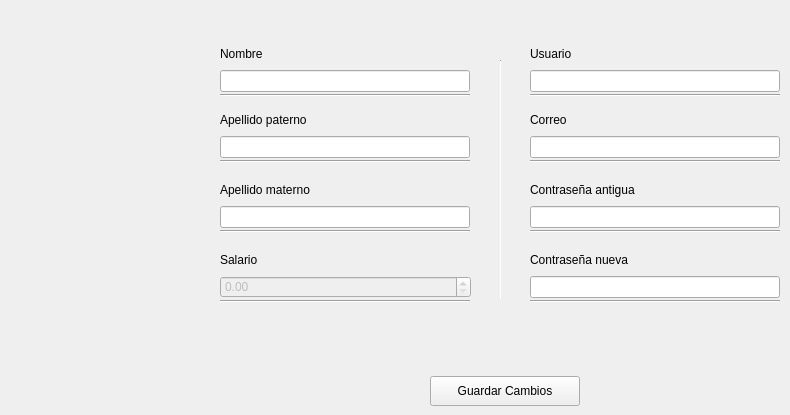
                      <widget class="QWidget" name="datos_personales">
                       <widget class="Line" name="line_70">
                        <property name="geometry">
                         <rect>
                          <x>220</x>
                          <y>94</y>
                          <width>250</width>
                          <height>2</height>
                         </rect>
                        </property>
                        <property name="orientation">
                         <enum>Qt::Horizontal</enum>
                        </property>
                       </widget>
                       <widget class="QLabel" name="label_64">
                        <property name="geometry">
                         <rect>
                          <x>220</x>
                          <y>44</y>
                          <width>241</width>
                          <height>20</height>
                         </rect>
                        </property>
                        <property name="text">
                         <string>Nombre</string>
                        </property>
                       </widget>
                       <widget class="QLineEdit" name="administrador_ver_nombre">
                        <property name="geometry">
                         <rect>
                          <x>220</x>
                          <y>70</y>
                          <width>250</width>
                          <height>22</height>
                         </rect>
                        </property>
                        <property name="text">
                         <string/>
                        </property>
                       </widget>
                       <widget class="QLabel" name="label_65">
                        <property name="geometry">
                         <rect>
                          <x>220</x>
                          <y>110</y>
                          <width>241</width>
                          <height>20</height>
                         </rect>
                        </property>
                        <property name="text">
                         <string>Apellido paterno</string>
                        </property>
                       </widget>
                       <widget class="Line" name="line_71">
                        <property name="geometry">
                         <rect>
                          <x>220</x>
                          <y>160</y>
                          <width>250</width>
                          <height>2</height>
                         </rect>
                        </property>
                        <property name="orientation">
                         <enum>Qt::Horizontal</enum>
                        </property>
                       </widget>
                       <widget class="QLineEdit" name="administrador_ver_apellido_p">
                        <property name="geometry">
                         <rect>
                          <x>220</x>
                          <y>136</y>
                          <width>250</width>
                          <height>22</height>
                         </rect>
                        </property>
                        <property name="text">
                         <string/>
                        </property>
                       </widget>
                       <widget class="QLabel" name="label_66">
                        <property name="geometry">
                         <rect>
                          <x>220</x>
                          <y>180</y>
                          <width>241</width>
                          <height>20</height>
                         </rect>
                        </property>
                        <property name="text">
                         <string>Apellido materno</string>
                        </property>
                       </widget>
                       <widget class="Line" name="line_72">
                        <property name="geometry">
                         <rect>
                          <x>220</x>
                          <y>230</y>
                          <width>250</width>
                          <height>2</height>
                         </rect>
                        </property>
                        <property name="orientation">
                         <enum>Qt::Horizontal</enum>
                        </property>
                       </widget>
                       <widget class="QLineEdit" name="administrador_ver_apellido_m">
                        <property name="geometry">
                         <rect>
                          <x>220</x>
                          <y>206</y>
                          <width>250</width>
                          <height>22</height>
                         </rect>
                        </property>
                        <property name="text">
                         <string/>
                        </property>
                       </widget>
                       <widget class="QLabel" name="label_67">
                        <property name="geometry">
                         <rect>
                          <x>220</x>
                          <y>250</y>
                          <width>231</width>
                          <height>20</height>
                         </rect>
                        </property>
                        <property name="text">
                         <string>Salario</string>
                        </property>
                       </widget>
                       <widget class="Line" name="line_73">
                        <property name="geometry">
                         <rect>
                          <x>220</x>
                          <y>300</y>
                          <width>250</width>
                          <height>2</height>
                         </rect>
                        </property>
                        <property name="orientation">
                         <enum>Qt::Horizontal</enum>
                        </property>
                       </widget>
                       <widget class="QDoubleSpinBox" name="administrador_ver_salario">
                        <property name="enabled">
                         <bool>false</bool>
                        </property>
                        <property name="geometry">
                         <rect>
                          <x>220</x>
                          <y>276</y>
                          <width>251</width>
                          <height>22</height>
                         </rect>
                        </property>
                        <property name="maximum">
                         <double>100000.000000000000000</double>
                        </property>
                       </widget>
                       <widget class="Line" name="line_vertical_2">
                        <property name="geometry">
                         <rect>
                          <x>500</x>
                          <y>60</y>
                          <width>1</width>
                          <height>240</height>
                         </rect>
                        </property>
                        <property name="orientation">
                         <enum>Qt::Vertical</enum>
                        </property>
                       </widget>
                       <widget class="QLabel" name="label_68">
                        <property name="geometry">
                         <rect>
                          <x>530</x>
                          <y>44</y>
                          <width>150</width>
                          <height>20</height>
                         </rect>
                        </property>
                        <property name="text">
                         <string>Usuario</string>
                        </property>
                       </widget>
                       <widget class="Line" name="line_74">
                        <property name="geometry">
                         <rect>
                          <x>530</x>
                          <y>94</y>
                          <width>250</width>
                          <height>2</height>
                         </rect>
                        </property>
                        <property name="orientation">
                         <enum>Qt::Horizontal</enum>
                        </property>
                       </widget>
                       <widget class="QLineEdit" name="administrador_editar_nombre_usuario">
                        <property name="geometry">
                         <rect>
                          <x>530</x>
                          <y>70</y>
                          <width>250</width>
                          <height>22</height>
                         </rect>
                        </property>
                        <property name="text">
                         <string/>
                        </property>
                       </widget>
                       <widget class="QLabel" name="label_69">
                        <property name="geometry">
                         <rect>
                          <x>530</x>
                          <y>110</y>
                          <width>150</width>
                          <height>20</height>
                         </rect>
                        </property>
                        <property name="text">
                         <string>Correo</string>
                        </property>
                       </widget>
                       <widget class="Line" name="line_75">
                        <property name="geometry">
                         <rect>
                          <x>530</x>
                          <y>160</y>
                          <width>250</width>
                          <height>2</height>
                         </rect>
                        </property>
                        <property name="orientation">
                         <enum>Qt::Horizontal</enum>
                        </property>
                       </widget>
                       <widget class="QLineEdit" name="administrador_editar_correo">
                        <property name="geometry">
                         <rect>
                          <x>530</x>
                          <y>136</y>
                          <width>250</width>
                          <height>22</height>
                         </rect>
                        </property>
                        <property name="text">
                         <string/>
                        </property>
                       </widget>
                       <widget class="QLabel" name="label_70">
                        <property name="geometry">
                         <rect>
                          <x>530</x>
                          <y>180</y>
                          <width>251</width>
                          <height>20</height>
                         </rect>
                        </property>
                        <property name="text">
                         <string>Contraseña antigua</string>
                        </property>
                       </widget>
                       <widget class="Line" name="line_76">
                        <property name="geometry">
                         <rect>
                          <x>530</x>
                          <y>230</y>
                          <width>250</width>
                          <height>2</height>
                         </rect>
                        </property>
                        <property name="orientation">
                         <enum>Qt::Horizontal</enum>
                        </property>
                       </widget>
                       <widget class="QLineEdit" name="administrador_contrasenia_antigua">
                        <property name="geometry">
                         <rect>
                          <x>530</x>
                          <y>206</y>
                          <width>250</width>
                          <height>22</height>
                         </rect>
                        </property>
                        <property name="text">
                         <string/>
                        </property>
                       </widget>
                       <widget class="QLabel" name="label_71">
                        <property name="geometry">
                         <rect>
                          <x>530</x>
                          <y>250</y>
                          <width>241</width>
                          <height>20</height>
                         </rect>
                        </property>
                        <property name="text">
                         <string>Contraseña nueva</string>
                        </property>
                       </widget>
                       <widget class="Line" name="line_77">
                        <property name="geometry">
                         <rect>
                          <x>530</x>
                          <y>300</y>
                          <width>250</width>
                          <height>2</height>
                         </rect>
                        </property>
                        <property name="orientation">
                         <enum>Qt::Horizontal</enum>
                        </property>
                       </widget>
                       <widget class="QLineEdit" name="administrador_cambiar_contrasenia">
                        <property name="geometry">
                         <rect>
                          <x>530</x>
                          <y>276</y>
                          <width>250</width>
                          <height>22</height>
                         </rect>
                        </property>
                        <property name="text">
                         <string/>
                        </property>
                       </widget>
                       <widget class="QPushButton" name="administrador_guardar_cambios">
                        <property name="geometry">
                         <rect>
                          <x>430</x>
                          <y>376</y>
                          <width>150</width>
                          <height>30</height>
                         </rect>
                        </property>
                        <property name="cursor">
                         <cursorShape>PointingHandCursor</cursorShape>
                        </property>
                        <property name="text">
                         <string>Guardar Cambios</string>
                        </property>
                       </widget>
                      </widget>
